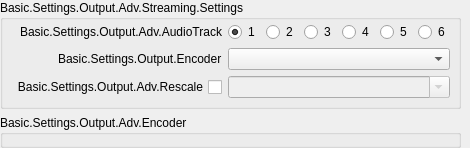
                      <widget class="QWidget" name="scrollAreaWidgetContents_5">
                       <property name="geometry">
                        <rect>
                         <x>0</x>
                         <y>0</y>
                         <width>458</width>
                         <height>134</height>
                        </rect>
                       </property>
                       <layout class="QVBoxLayout" name="verticalLayout_14">
                        <property name="leftMargin">
                         <number>0</number>
                        </property>
                        <property name="topMargin">
                         <number>0</number>
                        </property>
                        <property name="rightMargin">
                         <number>9</number>
                        </property>
                        <property name="bottomMargin">
                         <number>0</number>
                        </property>
                        <item>
                         <widget class="QGroupBox" name="advOutTopContainer">
                          <property name="sizePolicy">
                           <sizepolicy hsizetype="Preferred" vsizetype="Fixed">
                            <horstretch>0</horstretch>
                            <verstretch>0</verstretch>
                           </sizepolicy>
                          </property>
                          <property name="title">
                           <string>Basic.Settings.Output.Adv.Streaming.Settings</string>
                          </property>
                          <layout class="QFormLayout" name="advOutTopLayout">
                           <property name="fieldGrowthPolicy">
                            <enum>QFormLayout::AllNonFixedFieldsGrow</enum>
                           </property>
                           <property name="labelAlignment">
                            <set>Qt::AlignRight|Qt::AlignTrailing|Qt::AlignVCenter</set>
                           </property>
                           <property name="leftMargin">
                            <number>8</number>
                           </property>
                           <property name="topMargin">
                            <number>2</number>
                           </property>
                           <property name="rightMargin">
                            <number>8</number>
                           </property>
                           <property name="bottomMargin">
                            <number>8</number>
                           </property>
                           <item row="1" column="0">
                            <widget class="QLabel" name="label_28">
                             <property name="minimumSize">
                              <size>
                               <width>170</width>
                               <height>0</height>
                              </size>
                             </property>
                             <property name="text">
                              <string>Basic.Settings.Output.Adv.AudioTrack</string>
                             </property>
                             <property name="alignment">
                              <set>Qt::AlignRight|Qt::AlignTrailing|Qt::AlignVCenter</set>
                             </property>
                            </widget>
                           </item>
                           <item row="1" column="1">
                            <widget class="QFrame" name="widget_8">
                             <property name="sizePolicy">
                              <sizepolicy hsizetype="Maximum" vsizetype="Preferred">
                               <horstretch>0</horstretch>
                               <verstretch>0</verstretch>
                              </sizepolicy>
                             </property>
                             <layout class="QHBoxLayout" name="horizontalLayout_7">
                              <property name="leftMargin">
                               <number>0</number>
                              </property>
                              <property name="topMargin">
                               <number>0</number>
                              </property>
                              <property name="rightMargin">
                               <number>0</number>
                              </property>
                              <property name="bottomMargin">
                               <number>0</number>
                              </property>
                              <item>
                               <widget class="QRadioButton" name="advOutTrack1">
                                <property name="text">
                                 <string notr="true">1</string>
                                </property>
                                <property name="checked">
                                 <bool>true</bool>
                                </property>
                               </widget>
                              </item>
                              <item>
                               <widget class="QRadioButton" name="advOutTrack2">
                                <property name="text">
                                 <string notr="true">2</string>
                                </property>
                               </widget>
                              </item>
                              <item>
                               <widget class="QRadioButton" name="advOutTrack3">
                                <property name="text">
                                 <string notr="true">3</string>
                                </property>
                               </widget>
                              </item>
                              <item>
                               <widget class="QRadioButton" name="advOutTrack4">
                                <property name="text">
                                 <string notr="true">4</string>
                                </property>
                               </widget>
                              </item>
                              <item>
                               <widget class="QRadioButton" name="advOutTrack5">
                                <property name="text">
                                 <string notr="true">5</string>
                                </property>
                               </widget>
                              </item>
                              <item>
                               <widget class="QRadioButton" name="advOutTrack6">
                                <property name="text">
                                 <string notr="true">6</string>
                                </property>
                               </widget>
                              </item>
                             </layout>
                            </widget>
                           </item>
                           <item row="2" column="0">
                            <widget class="QLabel" name="advOutEncLabel">
                             <property name="text">
                              <string>Basic.Settings.Output.Encoder</string>
                             </property>
                            </widget>
                           </item>
                           <item row="2" column="1">
                            <widget class="QComboBox" name="advOutEncoder"/>
                           </item>
                           <item row="3" column="0">
                            <widget class="QCheckBox" name="advOutUseRescale">
                             <property name="sizePolicy">
                              <sizepolicy hsizetype="Minimum" vsizetype="Expanding">
                               <horstretch>0</horstretch>
                               <verstretch>0</verstretch>
                              </sizepolicy>
                             </property>
                             <property name="layoutDirection">
                              <enum>Qt::RightToLeft</enum>
                             </property>
                             <property name="text">
                              <string>Basic.Settings.Output.Adv.Rescale</string>
                             </property>
                            </widget>
                           </item>
                           <item row="3" column="1">
                            <widget class="QComboBox" name="advOutRescale">
                             <property name="enabled">
                              <bool>false</bool>
                             </property>
                             <property name="editable">
                              <bool>true</bool>
                             </property>
                            </widget>
                           </item>
                          </layout>
                         </widget>
                        </item>
                        <item>
                         <widget class="QGroupBox" name="advOutEncoderProps">
                          <property name="sizePolicy">
                           <sizepolicy hsizetype="Preferred" vsizetype="Fixed">
                            <horstretch>0</horstretch>
                            <verstretch>0</verstretch>
                           </sizepolicy>
                          </property>
                          <property name="title">
                           <string>Basic.Settings.Output.Adv.Encoder</string>
                          </property>
                          <layout class="QVBoxLayout" name="advOutEncoderLayout">
                           <property name="leftMargin">
                            <number>8</number>
                           </property>
                           <property name="topMargin">
                            <number>2</number>
                           </property>
                           <property name="rightMargin">
                            <number>8</number>
                           </property>
                           <property name="bottomMargin">
                            <number>8</number>
                           </property>
                          </layout>
                         </widget>
                        </item>
                        <item>
                         <spacer name="verticalSpacer_0">
                          <property name="orientation">
                           <enum>Qt::Vertical</enum>
                          </property>
                          <property name="sizeHint" stdset="0">
                           <size>
                            <width>20</width>
                            <height>40</height>
                           </size>
                          </property>
                         </spacer>
                        </item>
                       </layout>
                      </widget>
